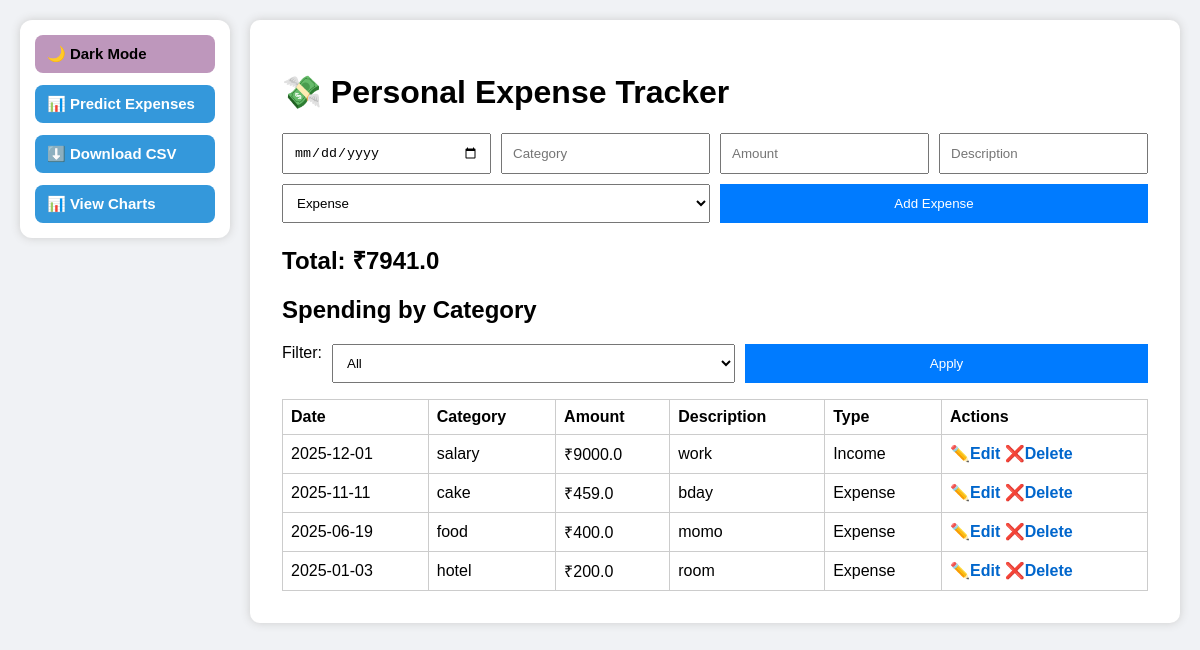
The app's page /, older data.
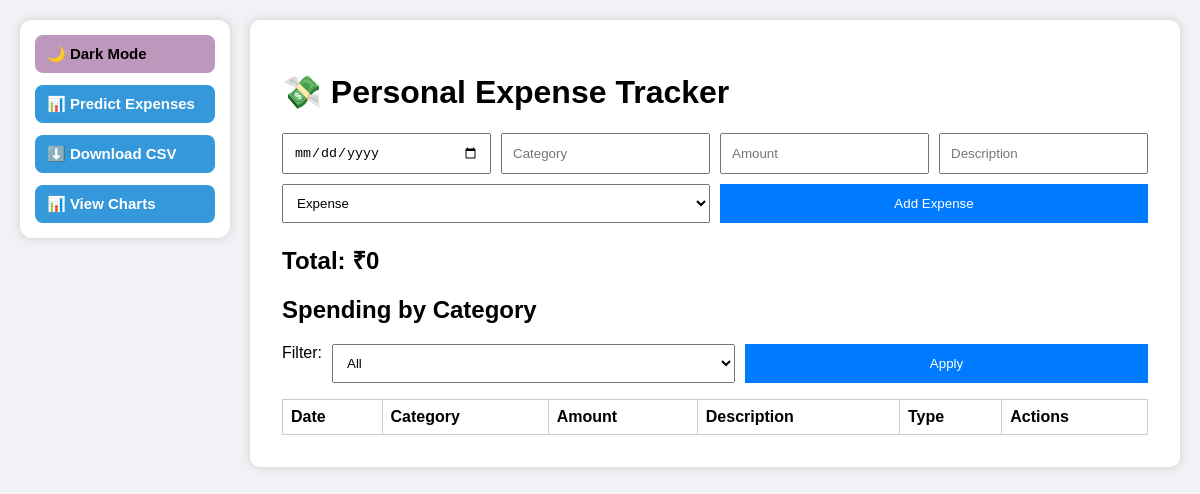
The same page, newer data.
### tables this page shows
CREATE TABLE expenses (
                id INTEGER PRIMARY KEY AUTOINCREMENT,
                date TEXT,
                category TEXT,
                amount REAL,
                description TEXT,
                type TEXT
            );

### expense-tracker/app.py (the view)
@app.route('/')
def index():
    filter_type = request.args.get('filter', '')
    base_query = "SELECT * FROM expenses"
    income_query = "SELECT SUM(amount) FROM expenses WHERE type = 'income'"
    expense_query = "SELECT SUM(amount) FROM expenses WHERE type = 'expense'"
    params = []
    today = datetime.now().date()
    this_month = today.strftime("%Y-%m")
    this_year = today.strftime("%Y")
    where_clause = ""
    if filter_type == 'today':
        where_clause = " AND date = ?"
        params.append(str(today))
    elif filter_type == 'month':
        where_clause = " AND strftime('%Y-%m', date) = ?"
        params.append(this_month)
    elif filter_type == 'year':
        where_clause = " AND strftime('%Y', date) = ?"
        params.append(this_year)
    if where_clause:
        base_query += " WHERE 1=1" + where_clause
        income_query += where_clause
        expense_query += where_clause
    base_query += " ORDER BY date DESC"
    with sqlite3.connect('expenses.db') as conn:
        expenses = conn.execute(base_query, params).fetchall()
        income = conn.execute(income_query, params).fetchone()[0] or 0
        expense = conn.execute(expense_query, params).fetchone()[0] or 0
        total = income - expense
    return render_template("index.html", expenses=expenses, total=total, income=income, expense=expense)

### expense-tracker/templates/index.html (shortened to what this page needs)
<!DOCTYPE html>
<html lang="en">
<head>
  <link rel="stylesheet" href="{{ url_for('static', filename='style.css') }}">
</head>
<body>
<div class="layout-container">
  <div class="sidebar">
    <button id="theme-toggle" onclick="toggleTheme()">🌙 Dark Mode</button>
    <a href="/predict" class="predict-btn">📊 Predict Expenses</a>
    <a href="{{ url_for('export_csv') }}">⬇️ Download CSV</a>
    <a href="{{ url_for('charts') }}">📊 View Charts</a>
  </div>
  <div class="container">
    <h1>💸 Personal Expense Tracker</h1>
    <form action="/add" method="POST" class="expense-form">
      <input type="date" name="date" required>
      <input type="text" name="category" placeholder="Category" required>
      <input type="number" name="amount" step="0.01" placeholder="Amount" required>
      <input type="text" name="description" placeholder="Description" required>
      <select name="type" required>
        <option value="expense">Expense</option>
      </select>
      <button type="submit">Add Expense</button>
    </form>
    <h2>Total: ₹{{ total }}</h2>
    <h2>Spending by Category</h2>
    <form method="GET" action="/" class="filter-form">
      <label for="filter">Filter:</label>
      <select name="filter" id="filter">
        <option value="">All</option>
      </select>
      <button type="submit">Apply</button>
    </form>
    <div class="table-wrapper">
      <table>
        <tr>
          <th>Date</th>
          <th>Category</th>
          <th>Amount</th>
          <th>Description</th>
          <th>Type</th>
          <th>Actions</th>
        </tr>
        {% for e in expenses %}
        <tr>
          <td>{{ e[1] }}</td>
          <td>{{ e[2] }}</td>
          <td>₹{{ e[3] }}</td>
          <td>{{ e[4] }}</td>
          <td>
            {% if e[5] == 'income' %}
              <span class="badge bg-success">Income</span>
            {% else %}
              <span class="badge bg-danger">Expense</span>
            {% endif %}
          </td>
          <td>
            <a href="/edit/{{ e[0] }}">✏️Edit</a>
            <a href="/delete/{{ e[0] }}">❌Delete</a>
          </td>
        </tr>
        {% endfor %}
      </table>
    </div>
  </div>
</div>
</body>
</html>

Row changes from the older to the newer data that the page shows:
removed expenses: date "2025-12-01", category "salary", amount "9000.0", description "work", type "Income"
removed expenses: date "2025-11-11", category "cake", amount "459.0", description "bday", type "Expense"
removed expenses: date "2025-06-19", category "food", amount "400.0", description "momo", type "Expense"
removed expenses: date "2025-01-03", category "hotel", amount "200.0", description "room", type "Expense"
Text that changed along with them:
{{ total }}: "7941.0" → "0"
